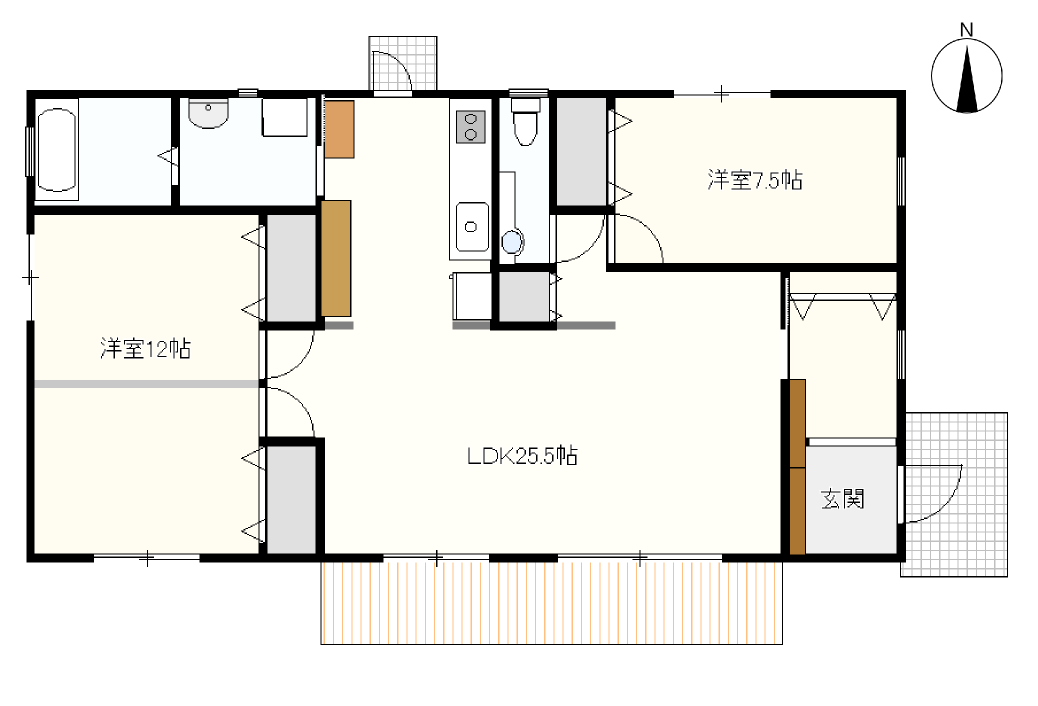
#> input picture original/madori01.jpg, 2076 x 1412 px (shown at 1/2 size)
$ python find-contour.py   (older library calls are emulated)
#> lines starting #> are read from the running program, lines starting #| are printed output that depends on the picture; after the words box and inside, x2 and y2 are one past the last pixel; in counts of white or black regions, pixels touching at a corner belong together
import cv2 as cv
import numpy as np

def main():
    # ファイルを読み込み
    file_name = 'madori01'
    image_file = './original/' + file_name + '.jpg'
    src = cv.imread(image_file, cv.IMREAD_COLOR)
#> src is the input picture: shape (1412, 2076, 3); mean B, G, R 231.2, 235.6, 237
    # 画像の大きさ取得
    height, width, channels = src.shape
#> height = 1412; width = 2076; channels = 3
    image_size = height * width
#> image_size = 2931312
    # グレースケール化
    img_gray = cv.cvtColor(src, cv.COLOR_RGB2GRAY)
    cv.imwrite('./results/' + file_name + '-imggray-debug.jpg', img_gray)
    # しきい値指定によるフィルタリング
    retval, dst = cv.threshold(img_gray, 0, 255, cv.THRESH_BINARY)
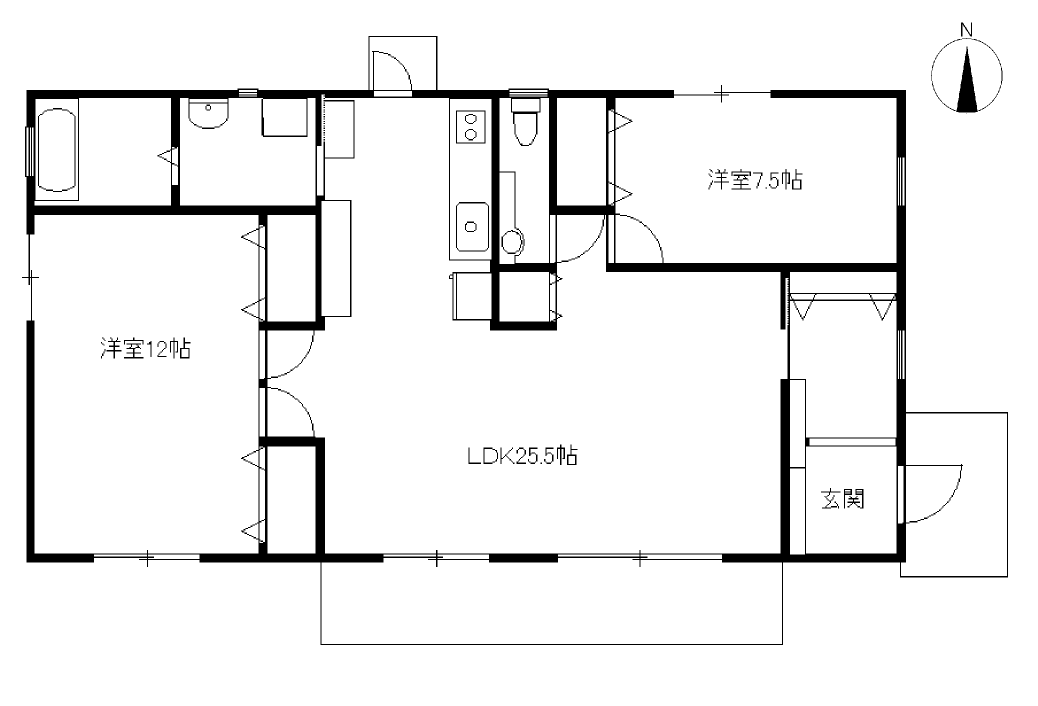
#> dst: shape (1412, 2076) (shown at 1/2 size); 93.9% white; 61 black regions (23 under 20 px), largest, box (x1, y1, x2, y2) and area: (44, 72, 2016, 1290) 165303, (1862, 76, 2005, 227) 3440, (76, 216, 151, 384) 903
    cv.imwrite('./results/' + file_name + '-dst-debug.jpg', dst)
    ### HACK
    kernel = np.ones((5,5),np.uint8)
    erosion = cv.erode(dst,kernel,iterations = 1)
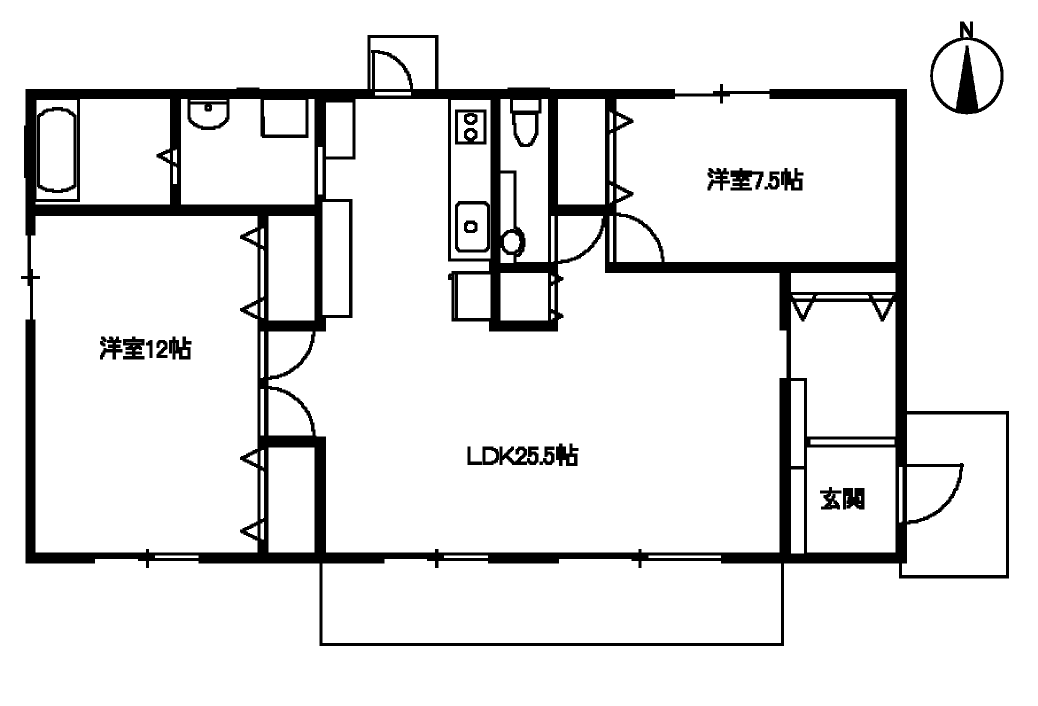
#> erosion: shape (1412, 2076) (shown at 1/2 size); 90.2% white; 24 black regions, largest, box (x1, y1, x2, y2) and area: (42, 70, 2018, 1292) 255186, (1860, 43, 2007, 229) 6878, (74, 214, 153, 386) 2811
    cv.imwrite('./results/' + file_name + '-erosion.jpg', dst)
    ###
    # 白黒の反転
    dst = cv.bitwise_not(dst)
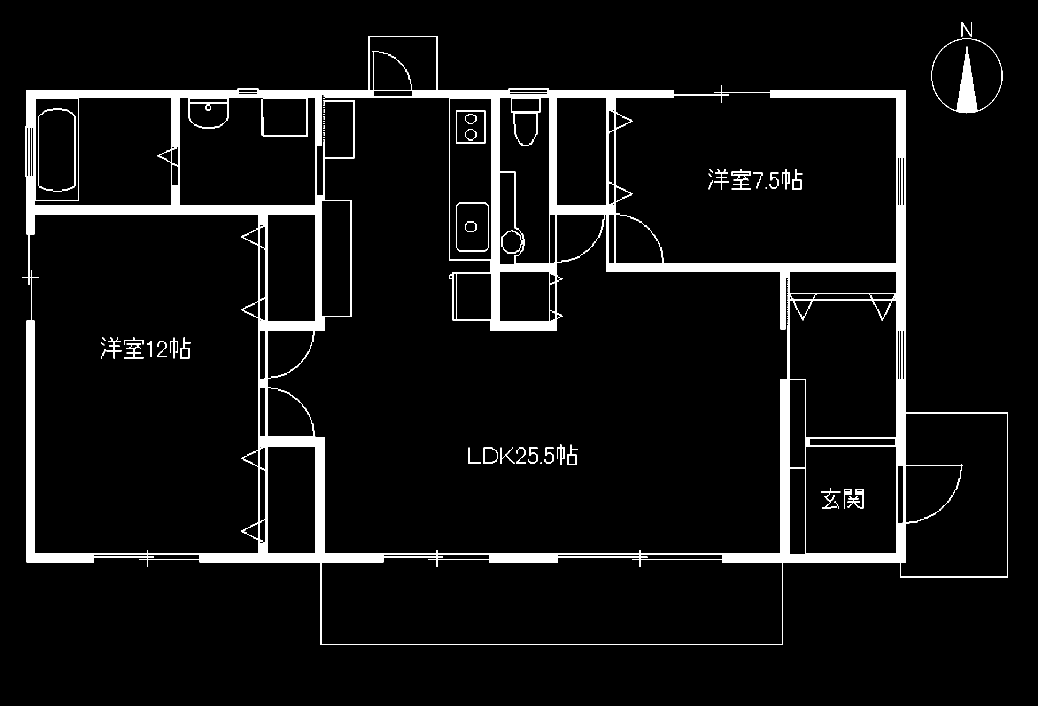
#> dst: shape (1412, 2076) (shown at 1/2 size); 6.1% white; 61 white regions (23 under 20 px)
    # 再度フィルタリング
    retval, dst = cv.threshold(dst, 0, 255, cv.THRESH_BINARY | cv.THRESH_OTSU)
#> retval = 0
    cv.imwrite('./results/' + file_name + '-dst2-debug.jpg', dst)
    # 輪郭を抽出
    # dst, contours, hierarchy = cv.findContours(dst, cv.RETR_TREE, cv.CHAIN_APPROX_SIMPLE) - これはversionによって使えない https://teratail.com/questions/194500
    contours, hierarchy= cv.findContours(dst,cv.RETR_TREE,cv.CHAIN_APPROX_SIMPLE)
#> contours = 184 contours, 27 with area under 20; largest, box (x1, y1, x2, y2) and area: (44, 72, 2016, 1290) 1891374, (534, 188, 1578, 1108) 585956, (59, 429, 518, 1108) 303117, (1230, 185, 1794, 527) 179237, (642, 1115, 1565, 1289) 154913

    # この時点での状態をデバッグ出力
    dst = cv.imread(image_file, cv.IMREAD_COLOR)
    dst = cv.drawContours(dst, contours, -1, (0, 0, 255, 255), 2, cv.LINE_AA)
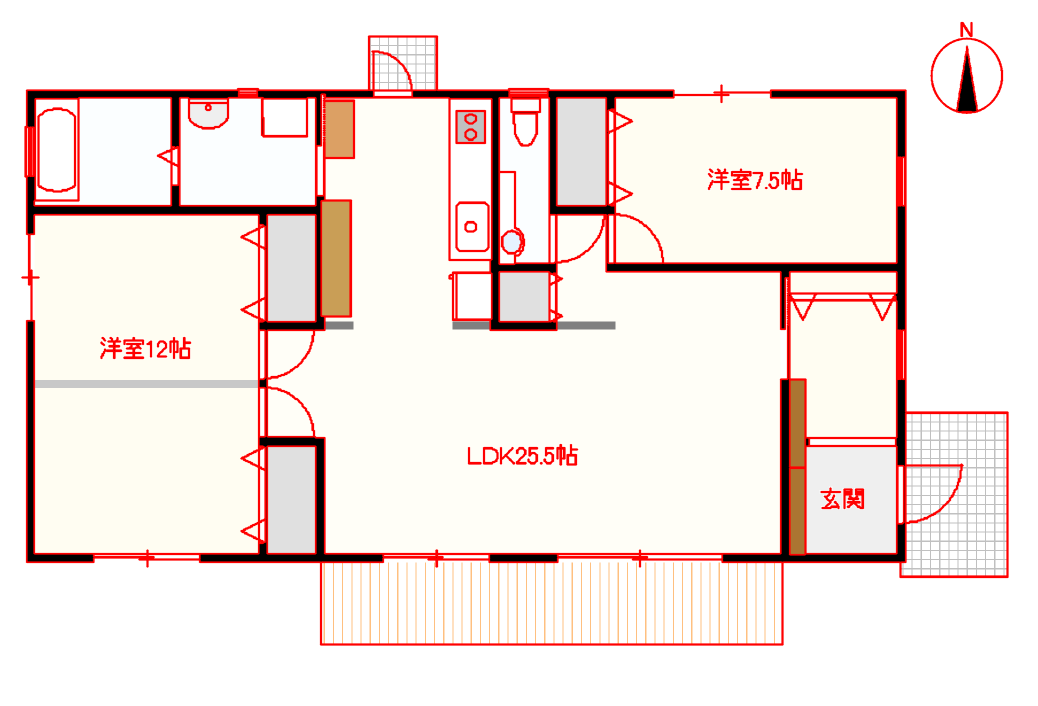
#> dst: shape (1412, 2076, 3) (shown at 1/2 size); 6.78% of pixels changed, all inside (x1, y1, x2, y2) = (42, 43, 2018, 1292)
    cv.imwrite('./results/' + file_name + '-findcontour-debug.jpg', dst)
    dst = cv.imread(image_file, cv.IMREAD_COLOR)
    for i, contour in enumerate(contours):
        # 小さな領域の場合は間引く
        area = cv.contourArea(contour)
        if area < 20000:
            continue
        # 画像全体を占める領域は除外する
        if image_size * 0.99 < area:
            continue

        # 外接矩形を取得
        x,y,w,h = cv.boundingRect(contour)
        dst = cv.rectangle(dst,(x,y),(x+w,y+h),(0,255,0),2)
#> this loop made 184 passes
#> area on passes 1 to 3: 16522.5, 38, 13590.5
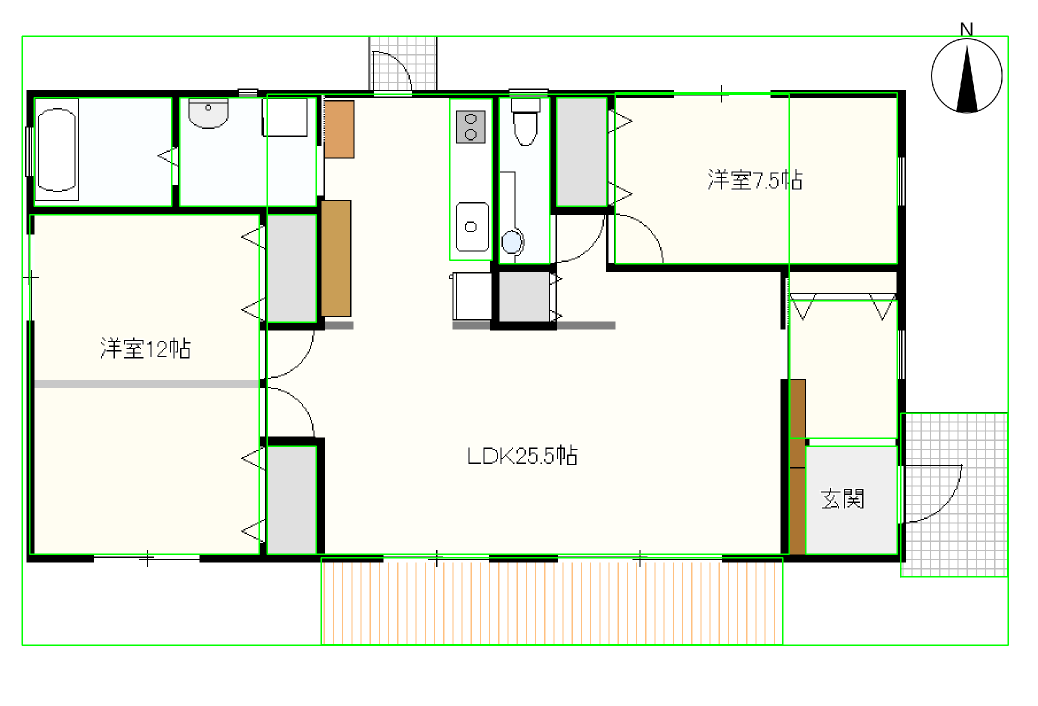
#> dst: shape (1412, 2076, 3) (shown at 1/2 size); 2.39% of pixels changed, all inside (x1, y1, x2, y2) = (43, 71, 2018, 1292)
    # 結果を保存
    cv.imwrite('./results/' + file_name + '-findcontour.jpg', dst)

if __name__ == '__main__':
    main()
